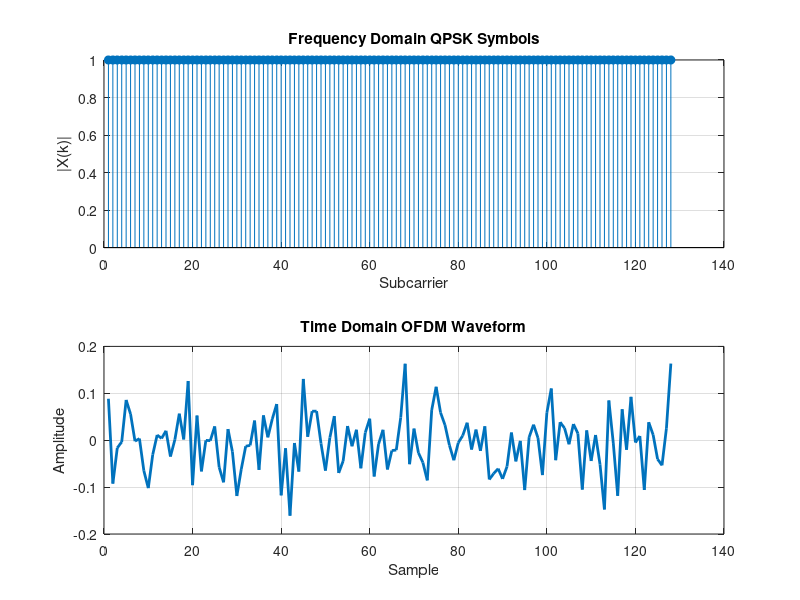

This chart was generated by the following MATLAB code:
%% Module 4 : OFDM Transmitter using QPSK

clear;
clc;
close all;

%% Parameters

N = 128;                     % Number of OFDM subcarriers

%% Generate Random Bits

bits = randi([0 1],2*N,1);  % 2 bits per QPSK symbol

%% QPSK Mapping (Gray Coding)

bitPairs = reshape(bits,2,[])';

symbols = zeros(N,1);

for k = 1:N

    b1 = bitPairs(k,1);
    b2 = bitPairs(k,2);

    if b1==0 && b2==0
        symbols(k)=1+1j;

    elseif b1==0 && b2==1
        symbols(k)=-1+1j;

    elseif b1==1 && b2==1
        symbols(k)=-1-1j;

    else
        symbols(k)=1-1j;
    end

end

%% Normalize

symbols = symbols/sqrt(2);

%% Frequency Domain Plot

figure;

subplot(2,1,1)

stem(abs(symbols),'filled')

grid on

xlabel('Subcarrier')

ylabel('|X(k)|')

title('Frequency Domain QPSK Symbols')

%% OFDM IFFT

ofdmSignal = ifft(symbols);

%% Time Domain Plot

subplot(2,1,2)

plot(imag(ofdmSignal),'LineWidth',2)

grid on

xlabel('Sample')

ylabel('Amplitude')

title('Time Domain OFDM Waveform')
